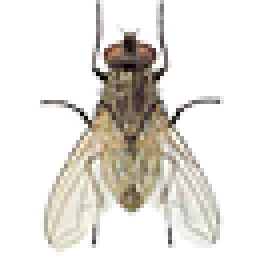
#> input picture fly64.png, 64 x 64 px (shown 4 times larger)
$ python '2 task.py'
#> lines starting #> are read from the running program, lines starting #| are printed output that depends on the picture; pictures that were not available may be replaced by others from this repository, and a replacement may not be noted
import cv2
import numpy as np
from PIL import Image

def AddImageToCenter(frame, x, y, img):
    pilim = Image.fromarray(frame)
    pilim.paste(img, box=(int(x) - 32, int(y) - 32), mask=img)
    frame = np.array(pilim)
    return frame

def PointSearch(frame, templateImage, sensitivity):
    grayFrame = cv2.cvtColor(frame, cv2.COLOR_BGR2GRAY)
    grayImage = cv2.cvtColor(img_label, cv2.COLOR_BGR2GRAY)
    res = cv2.matchTemplate(grayFrame, grayImage, cv2.TM_CCOEFF_NORMED)
    threshold = sensitivity
    locate = np.where(res >= threshold)
    return locate

cap = cv2.VideoCapture(0)
label = "refPoint.jpg"
speedo = Image.open('fly64.png').convert('RGBA')
#> speedo is the input picture: PIL image 64x64 RGBA; mean R, G, B, A 217.6, 213.8, 207.7, 85.9
img_label = cv2.imread(label)
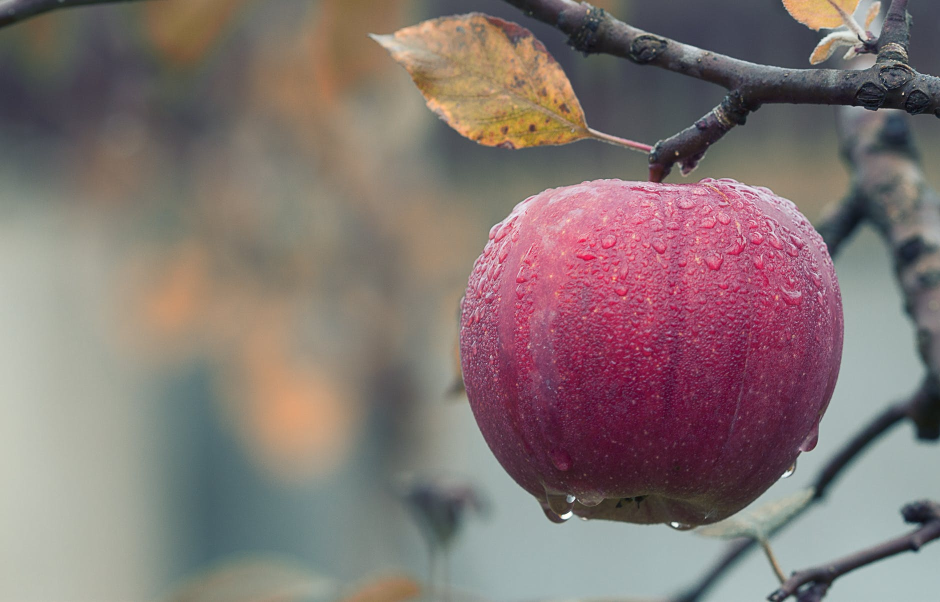
#> input picture variant-3.jpeg, 1880 x 1204 px, given in place of refPoint.jpg, which was not available (shown at 1/2 size)
#> img_label is the input picture: shape (1204, 1880, 3); mean B, G, R 115.3, 117.1, 131.6
heightPoint, widthPoint, channels = img_label.shape
#> heightPoint = 1204; widthPoint = 1880; channels = 3
count = 1
color_red = (0, 0, 255)
down_points = (640, 480)
a, b = 200, 200
left_ang = ((down_points[0] - a) // 2, (down_points[1] - b) // 2)
right_ang = ((down_points[0] - a) // 2 + a, (down_points[1] - b) // 2 + b)

while True:
    ret, frame = cap.read()
    loc = PointSearch(frame, img_label, 0.6)
#> in PointSearch, `grayFrame = cv2.cvtColor(frame, cv2.COLOR_BGR2GRAY)`:
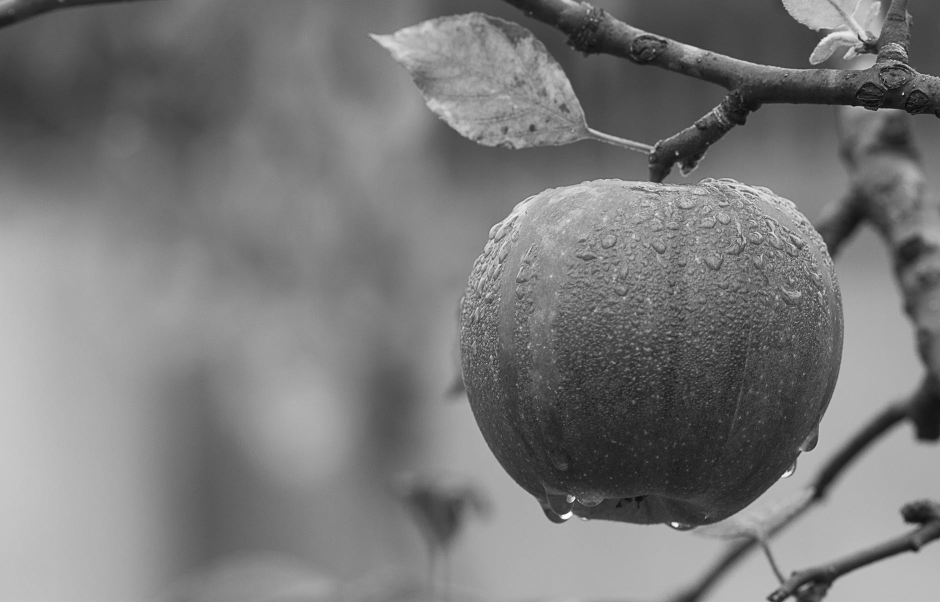
#> grayFrame: shape (1204, 1880) (shown at 1/2 size); min 1, max 255, mean 121.2
#> in PointSearch, `res = cv2.matchTemplate(grayFrame, grayImage, cv2.TM_CCOEFF_NORMED)`: res = [1]
#> in PointSearch, `locate = np.where(res >= threshold)`: locate = ([0], [0])
#> loc = ([0], [0])
    cv2.rectangle(frame, left_ang, right_ang, color_red, thickness=2, lineType=8, shift=0)  #
    if len(loc[0]) > 0:
        x = loc[1][0]
#> x = 0
        y = loc[0][0]
#> y = 0

        cv2.rectangle(frame, (x, y), (x + widthPoint, y + heightPoint), (0, 255, 0), 2)
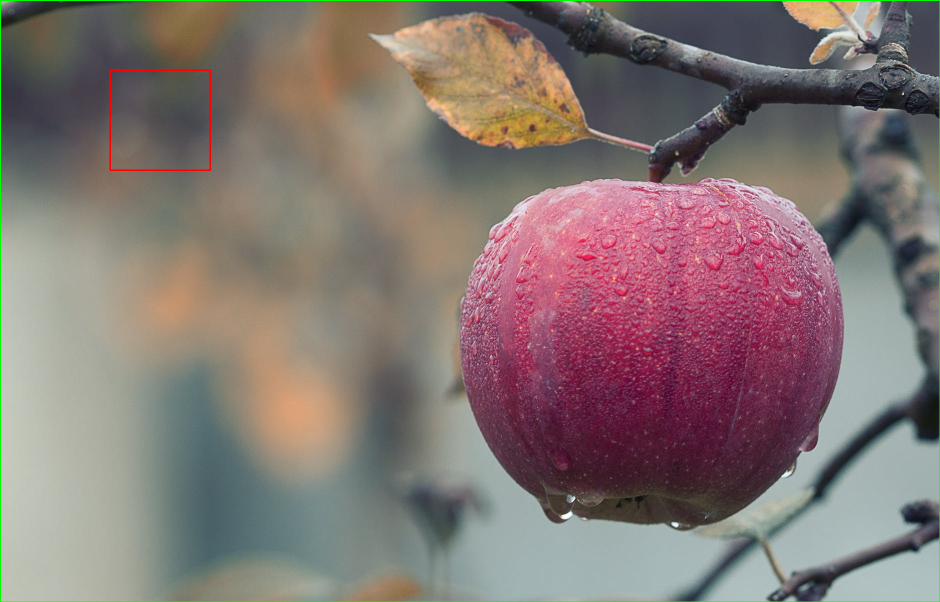
#> frame: shape (1204, 1880, 3) (shown at 1/2 size); mean B, G, R 114.7, 117.5, 131.2
        cx = x + widthPoint / 2
#> cx = 940
        cy = y + heightPoint / 2
#> cy = 602
        count +=1
        if cx >= 220 and cy >= 140 and x + widthPoint <= 440 and y + heightPoint <= 340:
            print(True)
        else:
            print(False)

        frame = AddImageToCenter(frame, cx,cy, speedo)
#> in AddImageToCenter, `pilim.paste(img, box=(int(x) - 32, int(y) - 32), mask=img)`:
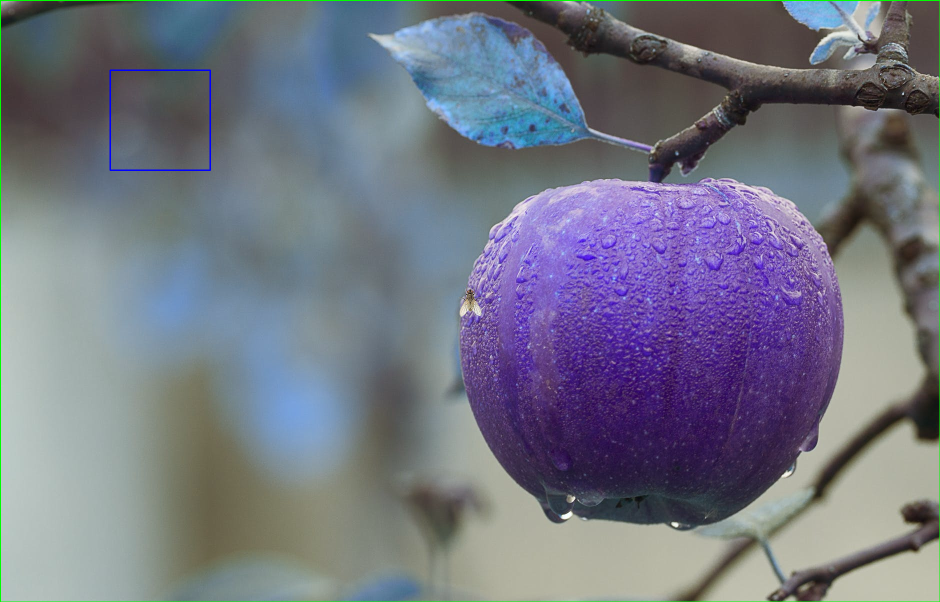
#> pilim: PIL image 1880x1204 RGB (shown at 1/2 size); mean R, G, B 114.7, 117.6, 131.2

    cv2.imshow('frame', frame)

    if cv2.waitKey(1) & 0xFF == ord('q'):
#> (key q is pressed here)
        break

cap.release()
cv2.destroyAllWindows()
